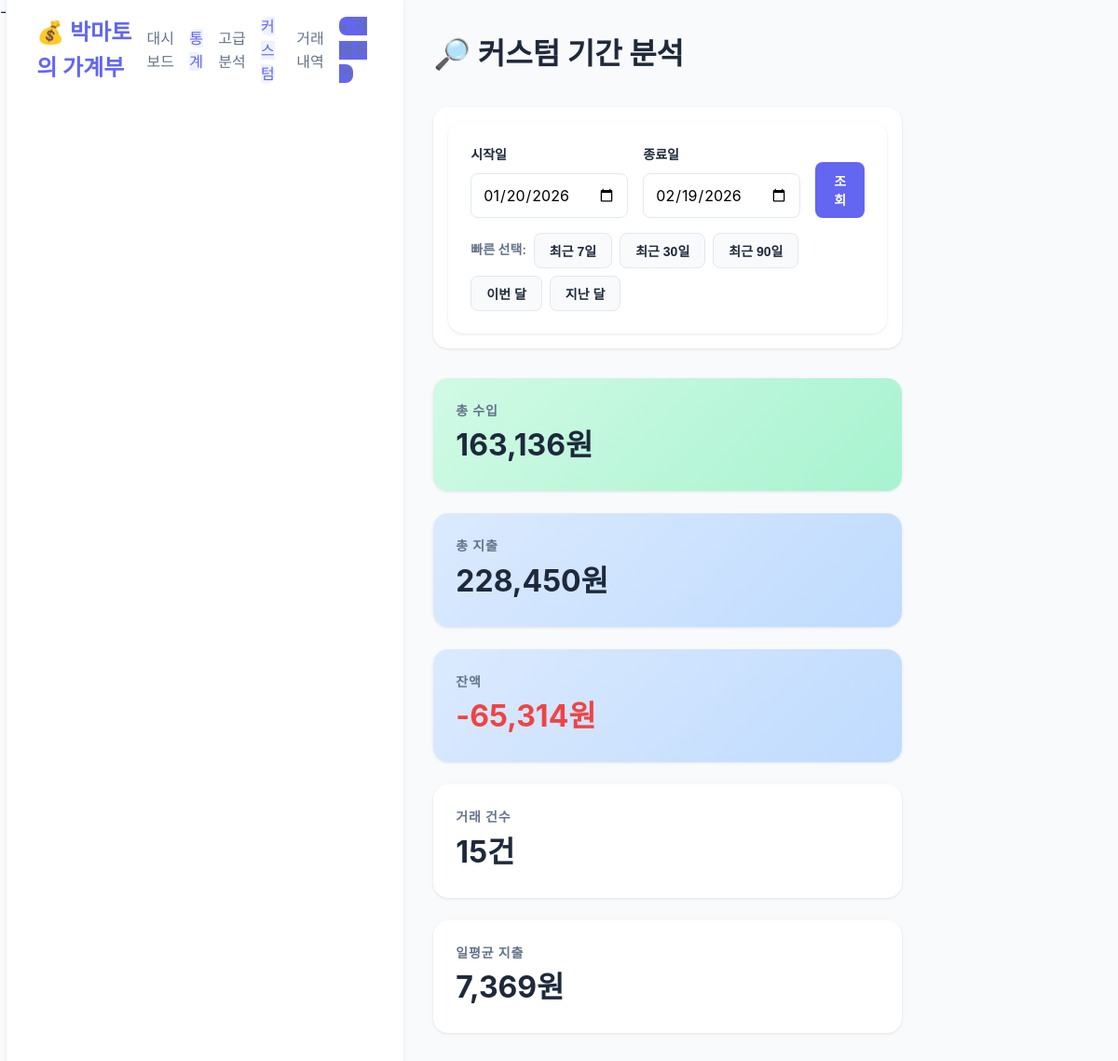
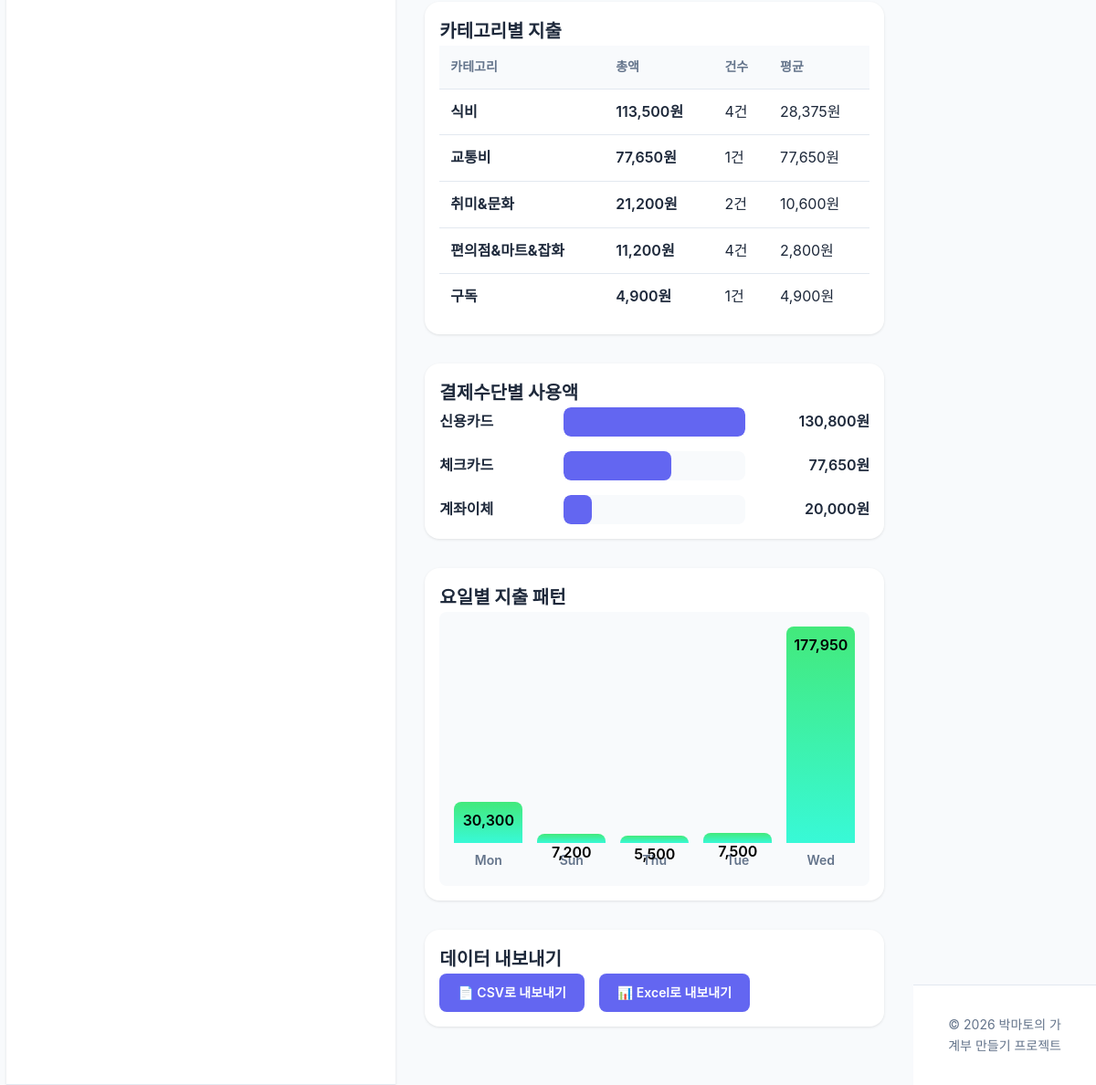
The app's page /dashboard/custom with its own data (2 pictures, top to bottom).
### models/transaction.py (models this page shows, shortened)
class Transaction(db.Model):
    __tablename__ = 'transactions'
    transaction_id = db.Column(db.Integer, primary_key = True)
    user_id = db.Column(db.Integer, db.ForeignKey('users.user_id'), nullable = False, default = 1)
    date = db.Column(db.Date, nullable = False, default = datetime.now(timezone.utc).date())
    description = db.Column(db.String(255), nullable = False)  # 거래 내용
    transaction_type = db.Column(db.String(10), nullable = False)  # 'income' or 'expense'
    amount = db.Column(db.Integer, nullable = False)  # 거래 금액
    category_id = db.Column(db.Integer, db.ForeignKey('categories.category_id'), nullable = False)
    payment_method_id = db.Column(db.Integer, db.ForeignKey('payment_methods.payment_method_id'), nullable = False)
    is_fixed = db.Column(db.Boolean, default = False, nullable = False)  # 고정 지출 여부
    memo = db.Column(db.Text)  # 메모
    created_at = db.Column(db.DateTime, default = datetime.now(timezone.utc), nullable = False)
    updated_at = db.Column(db.DateTime, default = datetime.now(timezone.utc), onupdate = datetime.now(timezone.utc))
    user = db.relationship('User', back_populates = 'transactions', lazy = 'joined')
    category = db.relationship('Category', back_populates = 'transactions', lazy = 'joined')
    payment_method = db.relationship('PaymentMethod', back_populates = 'transactions', lazy = 'joined')

### models/category.py (models this page shows, shortened)
class Category(db.Model):
    __tablename__ = 'categories'
    category_id = db.Column(db.Integer, primary_key = True)
    user_id = db.Column(db.Integer, db.ForeignKey('users.user_id'), nullable = False, default = 1)
    name = db.Column(db.String(50), nullable = False)
    category_type = db.Column(db.String(10), nullable = False)  # 'income' or 'expense'
    color = db.Column(db.String(7), default = '#6366f1') # 차트 색상 hex code
    is_active = db.Column(db.Boolean, default = True, nullable = False)
    created_at = db.Column(db.DateTime, default = datetime.now(timezone.utc), nullable = False)
    user = db.relationship('User', back_populates = 'categories', lazy = 'joined')
    transactions = db.relationship('Transaction', back_populates = 'category', lazy = 'select', cascade = 'save-update')

### models/payment_method.py (models this page shows, shortened)
class PaymentMethod(db.Model):
    __tablename__ = 'payment_methods'
    payment_method_id = db.Column(db.Integer, primary_key = True)
    user_id = db.Column(db.Integer, db.ForeignKey('users.user_id'), nullable = False, default = 1)
    name = db.Column(db.String(50), nullable = False)
    payment_method_type = db.Column(db.String(20), nullable = False)  # 'cash', 'credit_card', 'debit_card', 'bank_transfer', 'other
    created_at = db.Column(db.DateTime, default = datetime.now(timezone.utc), nullable = False)
    user = db.relationship('User', back_populates = 'payment_methods', lazy = 'joined')
    transactions = db.relationship('Transaction', back_populates = 'payment_method', lazy = 'select', cascade = 'save-update')

### routes/dashboard.py (the view)
@dashboard_bp.route('/custom')
def custom():
    today = datetime.now().date()
    default_start = today - timedelta(days = 30)
    start_date_str = request.args.get('start_date', default_start.strftime('%Y-%m-%d'))
    end_date_str = request.args.get('end_date', today.strftime('%Y-%m-%d'))
    start_date = datetime.strptime(start_date_str, '%Y-%m-%d').date()
    end_date = datetime.strptime(end_date_str, '%Y-%m-%d').date()
    analysis_data = AnalysisService.get_custom_period_analysis(start_date, end_date)
    return render_template('dashboard/custom.html',
                           start_date = start_date_str,
                           end_date = end_date_str,
                           analysis_data = analysis_data)

### templates/dashboard/custom.html (shortened to what this page needs)
{% extends "base.html" %}
{% block content %}
<div class="custom-analysis-page">
    <div class="page-header">
        <h2 class="page-title">🔎 커스텀 기간 분석</h2>
    </div>
    <div class="section">
        <form method="GET" action="{{ url_for('dashboard.custom') }}" class="period-form">
            <div class="period-inputs">
                <div class="form-group">
                    <label>시작일</label>
                    <input type="date" name="start_date" value="{{ start_date }}" required>
                </div>
                <div class="form-group">
                    <label>종료일</label>
                    <input type="date" name="end_date" value="{{ end_date }}" required>
                </div>
                <button type="submit" class="btn btn-primary">조회</button>
            </div>
            <div class="quick-select">
                <span class="quick-label">빠른 선택:</span>
                <button type="button" class="btn btn-secondary btn-sm" onclick="setDays(7)">최근 7일</button>
                <button type="button" class="btn btn-secondary btn-sm" onclick="setDays(30)">최근 30일</button>
                <button type="button" class="btn btn-secondary btn-sm" onclick="setDays(90)">최근 90일</button>
                <button type="button" class="btn btn-secondary btn-sm" onclick="setThisMonth()">이번 달</button>
                <button type="button" class="btn btn-secondary btn-sm" onclick="setLastMonth()">지난 달</button>
            </div>
        </form>
    </div>
    <div class="summary-cards">
        <div class="card card-income">
            <h3>총 수입</h3>
            <p class="card-amount">{{ "{:,}".format(analysis_data.summary.total_income) }}원</p>
        </div>
        <div class="card card-expense">
            <h3>총 지출</h3>
            <p class="card-amount">{{ "{:,}".format(analysis_data.summary.total_expense) }}원</p>
        </div>
        <div class="card card-balance">
            <h3>잔액</h3>
            <p class="card-amount {% if analysis_data.summary.balance < 0 %}negative{% endif %}">
                {{ "{:,}".format(analysis_data.summary.balance) }}원
            </p>
        </div>
        <div class="card">
            <h3>거래 건수</h3>
            <p class="card-amount">{{ analysis_data.summary.transaction_count }}건</p>
        </div>
        <div class="card">
            <h3>일평균 지출</h3>
            <p class="card-amount">{{ "{:,}".format(analysis_data.summary.avg_daily_expense|round|int) }}원</p>
        </div>
    </div>
    {% if analysis_data.by_category %}
    <div class="section">
        <h3 class="section-title">카테고리별 지출</h3>
        <div class="analysis-table">
            <table class="stats-table">
                <thead>
                    <tr>
                        <th>카테고리</th>
                        <th>총액</th>
                        <th>건수</th>
                        <th>평균</th>
                    </tr>
                </thead>
                <tbody>
                    {% for item in analysis_data.by_category %}
                    <tr>
                        <td><strong>{{ item.category }}</strong></td>
                        <td class="amount">{{ "{:,}".format(item.total|int) }}원</td>
                        <td>{{ item.count }}건</td>
                        <td>{{ "{:,}".format(item.average|round|int) }}원</td>
                    </tr>
                    {% endfor %}
                </tbody>
            </table>
        </div>
    </div>
    {% endif %}
    {% if analysis_data.by_payment_method %}
    <div class="section">
        <h3 class="section-title">결제수단별 사용액</h3>
        <div class="payment-bars">
            {% set max_amount = analysis_data.by_payment_method|map(attribute='total')|max %}
            {% for item in analysis_data.by_payment_method %}
            <div class="payment-bar-item">
                <div class="payment-name">{{ item.payment_method }}</div>
                <div class="bar-container">
                    <div class="bar" style="width: {{ (item.total / max_amount *100) if max_amount > 0 else 0}}%; background-color: #6366f1"></div>
                </div>
                <div class="payment-amount">{{ "{:,}".format(item.total|int) }}원</div>
            </div>
            {% endfor %}
        </div>
    </div>
    {% endif %}
    {% if analysis_data.by_weekday %}
    <div class="section">
        <h3 class="section-title">요일별 지출 패턴</h3>
        <div class="weekday-chart">
            {% set max_amount = analysis_data.by_weekday|map(attribute='total')|max %}
            {% for item in analysis_data.by_weekday %}
            <div class="weekday-bar-custom">
                <div class="bar-fill" style="height: {{ (item.total / max_amount * 100) if max_amount > 0 else 0 }}%">
                    <span class="bar-label">{{ "{:,}".format(item.total|int) }}</span>
                </div>
                <div class="weekday-label">{{ item.weekday[:3] }}</div>
            </div>
            {% endfor %}
        </div>
    </div>
    {% endif %}
    <div class="section">
        <h3 class="section-title">데이터 내보내기</h3>
        <div class="export-buttons">
            <a href="{{ url_for('export.export_csv', start_date=start_date, end_date=end_date) }}" class="btn btn-primary">
                📄 CSV로 내보내기
            </a>
            <a href="{{ url_for('export.export_excel', start_date=start_date, end_date=end_date) }}" class="btn btn-primary">
               📊 Excel로 내보내기
            </a>
        </div>
    </div>
</div>
{% endblock %}

### templates/base.html (shortened to what this page needs)
<!DOCTYPE html>
<html language="ko">
<head>
    <link rel="stylesheet" href="{{ url_for('static', filename='css/style.css') }}">
</head>
<body>
    <nav class="navbar">
        <div class="container">
            <div class="nav-brand">
                <h1>💰 박마토의 가계부</h1>
            </div>
            <ul class="nav-menu">
                <li><a href="{{ url_for('main.index')}}" class="{% if request.endpoint == 'main.index' %}active{% endif %}">대시보드</a></li>
                <li><a href="{{ url_for('dashboard.overview') }}" class="{% if 'dashboard' in request.endpoint %}active{% endif %}">통계</a></li>
                <li><a href="{{ url_for('dashboard.analysis') }}" class="{% if request.endpoint == 'dashboard.analysis' %}active{% endif %}">고급분석</a></li>
                <li><a href="{{ url_for('dashboard.custom') }}" class="{% if request.endpoint == 'dashboard.custom' %}active{% endif %}">커스텀</a></li>
                <li><a href="{{ url_for('transaction.list')}}" class="{% if 'transaction' in request.endpoint %}active{% endif %}">거래내역</a></li>
                <li><a href="{{ url_for('transaction.add')}}" class="btn-primary">+ 거래추가</a></li>
            </ul>
        </div>
    </nav>
    <main class="main-content">
        <div class="container">
            {% block content %}{% endblock %}
        </div>
    </main>
    <footer class="footer">
        <div class="container">
            <p>&copy; 2026 박마토의 가계부 만들기 프로젝트</p>
        </div>
    </footer>
</body>
</html>

### records on screen
Transaction: category "식비", total "113,500", count "4", average "28,375"
Transaction: category "교통비", total "77,650", count "1", average "77,650", payment_method "체크카드", {{ (item.total / max_amount *100) if max_amount > 0 else 0 }} 59.36544342507645 (drawn)
Transaction: category "취미&문화", total "21,200", count "2", average "10,600", payment_method "계좌이체", {{ (item.total / max_amount *100) if max_amount > 0 else 0 }} 15.29051987767584 (drawn), total "20,000"
Transaction: category "편의점&마트&잡화", total "11,200", count "4", average "2,800", payment_method "신용카드", {{ (item.total / max_amount *100) if max_amount > 0 else 0 }} 100.0 (drawn), total "130,800"
Transaction: category "구독", total "4,900", count "1", average "4,900"

### other values on screen
{{ "{:,}".format(analysis_data.summary.total_income) }} "163,136"
{{ "{:,}".format(analysis_data.summary.total_expense) }} "228,450"
{{ "{:,}".format(analysis_data.summary.balance) }} "-65,314"
{{ analysis_data.summary.transaction_count }} "15"
{{ "{:,}".format(analysis_data.summary.avg_daily_expense|round|int) }} "7,369"
{{ "{:,}".format(item.total|int) }} "30,300" "7,200" "5,500" "7,500" "177,950"
{{ item.weekday[:3] }} "Mon" "Sun" "Thu" "Tue" "Wed"
